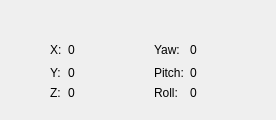
         <widget class="QWidget" name="widget_sphere">
          <attribute name="title">
           <string>Sphere Dynamics</string>
          </attribute>
          <layout class="QGridLayout" name="gridLayout_4">
           <item row="0" column="0">
            <layout class="QGridLayout" name="grid_sphere">
             <item row="0" column="0">
              <widget class="QLabel" name="sphereScene">
               <property name="sizePolicy">
                <sizepolicy hsizetype="Preferred" vsizetype="Expanding">
                 <horstretch>0</horstretch>
                 <verstretch>0</verstretch>
                </sizepolicy>
               </property>
               <property name="text">
                <string/>
               </property>
              </widget>
             </item>
             <item row="1" column="0">
              <widget class="QFrame" name="panel_sphere">
               <property name="sizePolicy">
                <sizepolicy hsizetype="Minimum" vsizetype="Preferred">
                 <horstretch>0</horstretch>
                 <verstretch>0</verstretch>
                </sizepolicy>
               </property>
               <property name="maximumSize">
                <size>
                 <width>350</width>
                 <height>16777215</height>
                </size>
               </property>
               <property name="frameShape">
                <enum>QFrame::NoFrame</enum>
               </property>
               <property name="frameShadow">
                <enum>QFrame::Raised</enum>
               </property>
               <layout class="QGridLayout" name="grid_panelSphere">
                <item row="0" column="5">
                 <widget class="QLabel" name="valueSphere_yaw">
                  <property name="sizePolicy">
                   <sizepolicy hsizetype="Minimum" vsizetype="Preferred">
                    <horstretch>0</horstretch>
                    <verstretch>0</verstretch>
                   </sizepolicy>
                  </property>
                  <property name="minimumSize">
                   <size>
                    <width>50</width>
                    <height>0</height>
                   </size>
                  </property>
                  <property name="maximumSize">
                   <size>
                    <width>30</width>
                    <height>16777215</height>
                   </size>
                  </property>
                  <property name="text">
                   <string>0</string>
                  </property>
                 </widget>
                </item>
                <item row="0" column="1">
                 <widget class="QLabel" name="labelSphere_X">
                  <property name="text">
                   <string>X:</string>
                  </property>
                 </widget>
                </item>
                <item row="2" column="5" colspan="2">
                 <widget class="QLabel" name="valueSphere_roll">
                  <property name="sizePolicy">
                   <sizepolicy hsizetype="Minimum" vsizetype="Preferred">
                    <horstretch>0</horstretch>
                    <verstretch>0</verstretch>
                   </sizepolicy>
                  </property>
                  <property name="minimumSize">
                   <size>
                    <width>50</width>
                    <height>0</height>
                   </size>
                  </property>
                  <property name="maximumSize">
                   <size>
                    <width>30</width>
                    <height>16777215</height>
                   </size>
                  </property>
                  <property name="text">
                   <string>0</string>
                  </property>
                 </widget>
                </item>
                <item row="2" column="1">
                 <widget class="QLabel" name="labelSphere_Z">
                  <property name="text">
                   <string>Z:</string>
                  </property>
                 </widget>
                </item>
                <item row="0" column="4">
                 <widget class="QLabel" name="labelSphere_yaw">
                  <property name="text">
                   <string>Yaw:</string>
                  </property>
                 </widget>
                </item>
                <item row="0" column="6">
                 <spacer name="horizontalSpacer_right_2">
                  <property name="orientation">
                   <enum>Qt::Horizontal</enum>
                  </property>
                  <property name="sizeType">
                   <enum>QSizePolicy::Minimum</enum>
                  </property>
                  <property name="sizeHint" stdset="0">
                   <size>
                    <width>10</width>
                    <height>20</height>
                   </size>
                  </property>
                 </spacer>
                </item>
                <item row="2" column="4">
                 <widget class="QLabel" name="labelSphere_roll">
                  <property name="text">
                   <string>Roll:</string>
                  </property>
                 </widget>
                </item>
                <item row="1" column="2">
                 <widget class="QLabel" name="valueSphere_Y">
                  <property name="sizePolicy">
                   <sizepolicy hsizetype="Minimum" vsizetype="Preferred">
                    <horstretch>0</horstretch>
                    <verstretch>0</verstretch>
                   </sizepolicy>
                  </property>
                  <property name="minimumSize">
                   <size>
                    <width>50</width>
                    <height>0</height>
                   </size>
                  </property>
                  <property name="maximumSize">
                   <size>
                    <width>30</width>
                    <height>16777215</height>
                   </size>
                  </property>
                  <property name="text">
                   <string>0</string>
                  </property>
                 </widget>
                </item>
                <item row="0" column="0">
                 <spacer name="horizontalSpacer_left_2">
                  <property name="orientation">
                   <enum>Qt::Horizontal</enum>
                  </property>
                  <property name="sizeType">
                   <enum>QSizePolicy::Minimum</enum>
                  </property>
                  <property name="sizeHint" stdset="0">
                   <size>
                    <width>30</width>
                    <height>20</height>
                   </size>
                  </property>
                 </spacer>
                </item>
                <item row="1" column="1">
                 <widget class="QLabel" name="labelSphere_Y">
                  <property name="text">
                   <string>Y:</string>
                  </property>
                 </widget>
                </item>
                <item row="1" column="5" colspan="2">
                 <widget class="QLabel" name="valueSphere_pitch">
                  <property name="sizePolicy">
                   <sizepolicy hsizetype="Minimum" vsizetype="Preferred">
                    <horstretch>0</horstretch>
                    <verstretch>0</verstretch>
                   </sizepolicy>
                  </property>
                  <property name="minimumSize">
                   <size>
                    <width>50</width>
                    <height>0</height>
                   </size>
                  </property>
                  <property name="maximumSize">
                   <size>
                    <width>30</width>
                    <height>16777215</height>
                   </size>
                  </property>
                  <property name="text">
                   <string>0</string>
                  </property>
                 </widget>
                </item>
                <item row="1" column="4">
                 <widget class="QLabel" name="labelSphere_pitch">
                  <property name="text">
                   <string>Pitch:</string>
                  </property>
                 </widget>
                </item>
                <item row="0" column="2">
                 <widget class="QLabel" name="valueSphere_X">
                  <property name="sizePolicy">
                   <sizepolicy hsizetype="Minimum" vsizetype="Preferred">
                    <horstretch>0</horstretch>
                    <verstretch>0</verstretch>
                   </sizepolicy>
                  </property>
                  <property name="minimumSize">
                   <size>
                    <width>50</width>
                    <height>0</height>
                   </size>
                  </property>
                  <property name="maximumSize">
                   <size>
                    <width>30</width>
                    <height>16777215</height>
                   </size>
                  </property>
                  <property name="text">
                   <string>0</string>
                  </property>
                 </widget>
                </item>
                <item row="0" column="3">
                 <spacer name="horizontalSpacer_middle_2">
                  <property name="orientation">
                   <enum>Qt::Horizontal</enum>
                  </property>
                  <property name="sizeType">
                   <enum>QSizePolicy::Minimum</enum>
                  </property>
                  <property name="sizeHint" stdset="0">
                   <size>
                    <width>30</width>
                    <height>20</height>
                   </size>
                  </property>
                 </spacer>
                </item>
                <item row="2" column="2">
                 <widget class="QLabel" name="valueSphere_Z">
                  <property name="sizePolicy">
                   <sizepolicy hsizetype="Minimum" vsizetype="Preferred">
                    <horstretch>0</horstretch>
                    <verstretch>0</verstretch>
                   </sizepolicy>
                  </property>
                  <property name="minimumSize">
                   <size>
                    <width>50</width>
                    <height>0</height>
                   </size>
                  </property>
                  <property name="maximumSize">
                   <size>
                    <width>30</width>
                    <height>16777215</height>
                   </size>
                  </property>
                  <property name="text">
                   <string>0</string>
                  </property>
                 </widget>
                </item>
               </layout>
              </widget>
             </item>
            </layout>
           </item>
          </layout>
         </widget>
